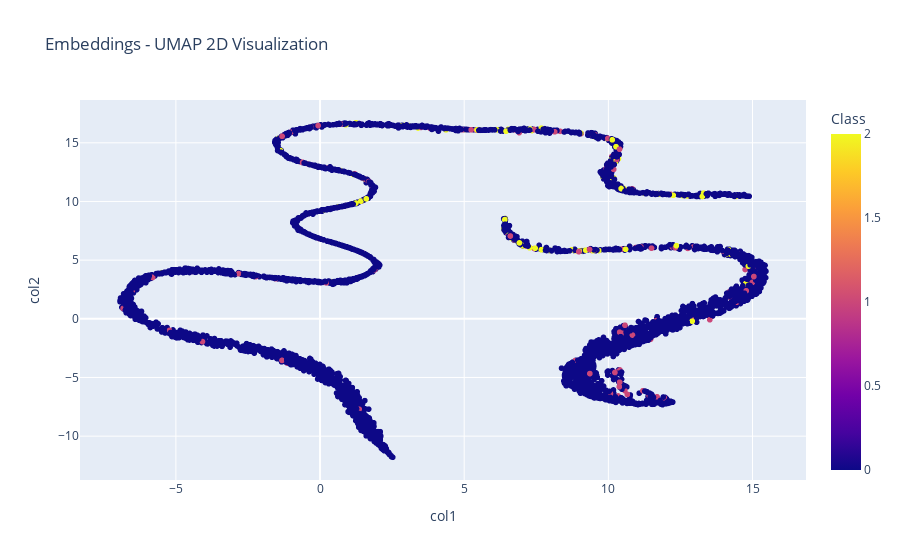

The notebook cell this image was saved under:
### Markdown cell above
### 3 Class

### Code cell
LABEL = 'DR_ICDR'
DR_ICDR_3= True
if quality:
    wrong_indices_good, wrong_indices_bad = run_experiments(LABELS_PATH, LABEL, EMBEDDINGS_BACKBONE, EMBEDDINGS_DIR, TEST_SIZE, CLASS_WEIGTHS, DR_ICDR_3=DR_ICDR_3, quality=quality)
else:
    wrong_indices = run_experiments(LABELS_PATH, LABEL, EMBEDDINGS_BACKBONE, EMBEDDINGS_DIR, TEST_SIZE, CLASS_WEIGTHS, DR_ICDR_3=DR_ICDR_3, quality=quality)

### Figure 1 — Plotly figure (JSON) as saved in the notebook; plotly's stock layout.template omitted (floating-point values rounded to 4 significant figures; data arrays with more than 128 entries replaced by an {"elided": "..."} marker saying what was removed)
{"data": [{"hovertemplate": "col1=%{x}<br>col2=%{y}<br>Class=%{marker.color}<extra></extra>", "legendgroup": "", "marker": {"color": {"elided": "4880 int values"}, "coloraxis": "coloraxis", "symbol": "circle"}, "mode": "markers", "name": "", "showlegend": false, "type": "scattergl", "x": {"elided": "4880 float values"}, "xaxis": "x", "y": {"elided": "4880 float values"}, "yaxis": "y"}], "layout": {"coloraxis": {"colorbar": {"title": {"text": "Class"}}, "colorscale": [[0, "#0d0887"], [0.1111, "#46039f"], [0.2222, "#7201a8"], [0.3333, "#9c179e"], [0.4444, "#bd3786"], [0.5556, "#d8576b"], [0.6667, "#ed7953"], [0.7778, "#fb9f3a"], [0.8889, "#fdca26"], [1, "#f0f921"]]}, "legend": {"tracegroupgap": 0}, "title": {"text": "Embeddings - UMAP 2D Visualization"}, "xaxis": {"anchor": "y", "domain": [0, 1], "title": {"text": "col1"}}, "yaxis": {"anchor": "x", "domain": [0, 1], "title": {"text": "col2"}}}}
